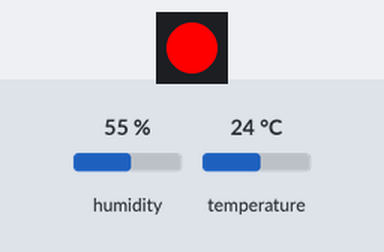
The sketch below on a simulated ESP32. On the bench: 1 RGB LEDs in strip order, left to right. Inputs (shaded band) come from the test bench; at power-on: temperature 24 °C, humidity 55 %. Dim RGB values are drawn brighter than linear; WiFi joins after 1.5 s; servers stay silent unless stated; the strip is taken to match the declared colour order; no MQTT or app messages arrive unless stated; what the sketch prints to the serial monitor is not drawn.

Above: at 2.7 s.
2.8 s: temperature set to 28 °C
At 12.0 s:
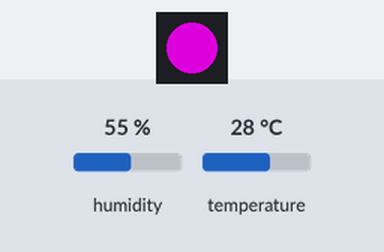
13.1 s: temperature set to 33 °C
At 22.8 s:
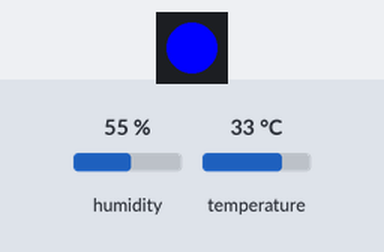
23.1 s: temperature set to 9 °C
At 32.6 s:
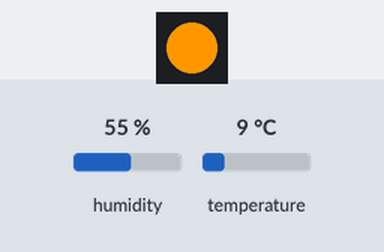
37.1 s: temperature set to 11 °C
At 42.4 s:
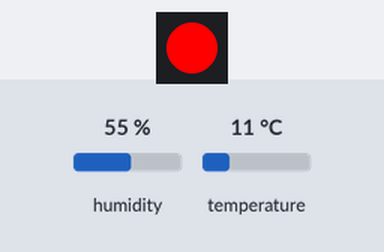
Timing chart, 0 to 43.9 s (numbered marks = the images above; inputs shaded):
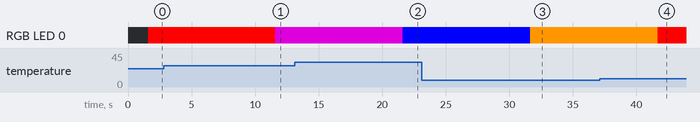

The sketch:

IoT_assignment_2.ino
```cpp
#include <WiFi.h>
#include <Adafruit_NeoPixel.h>
#include <DHT.h>
#include <ArduinoJson.h>
#include <PubSubClient.h>

// --------------------------------------------------------------------------------------------
//        UPDATE CONFIGURATION TO MATCH YOUR ENVIRONMENT
// --------------------------------------------------------------------------------------------

// Watson IoT connection details
#define MQTT_HOST "test.mosquitto.org"
#define MQTT_PORT 1883
#define MQTT_DEVICEID "esp32saru"
#define MQTT_USER "" // no need for authentication, for now
#define MQTT_TOKEN "" // no need for authentication, for now
#define MQTT_TOPIC "esp32saru/evt/status/fmt/json"
#define MQTT_TOPIC_DISPLAY "esp32saru/cmd/display/fmt/json"

// Add GPIO pins used to connect devices
#define RGB_PIN 18 // GPIO pin the data line of RGB LED is connected to
#define DHT_PIN 19 // GPIO pin the data line of the DHT sensor is connected to

// Specify DHT11 (Blue) or DHT22 (White) sensor
#define DHTTYPE DHT11
#define NEOPIXEL_TYPE NEO_RGB

// Temperatures to set LED by (assume temp in C)
#define ALARM_COLD 0.0
#define ALARM_HOT 30.0
#define WARN_COLD 10.0
#define WARN_HOT 25.0


// Add WiFi connection information
char ssid[] = "Saru"; //  your network SSID (name)
char pass[] = "12345678";  // your network password


// --------------------------------------------------------------------------------------------
//        SHOULD NOT NEED TO CHANGE ANYTHING BELOW THIS LINE
// --------------------------------------------------------------------------------------------
Adafruit_NeoPixel pixel = Adafruit_NeoPixel(1, RGB_PIN, NEOPIXEL_TYPE);
DHT dht(DHT_PIN, DHTTYPE);


// MQTT objects
void callback(char* topic, byte* payload, unsigned int length);
WiFiClient wifiClient;
PubSubClient mqtt(MQTT_HOST, MQTT_PORT, callback, wifiClient);

// variables to hold data
StaticJsonDocument<100> jsonDoc;
JsonObject payload = jsonDoc.to<JsonObject>();
JsonObject status = payload.createNestedObject("d");
static char msg[50];

float h = 0.0;
float t = 0.0;

unsigned char r = 0;
unsigned char g = 0;
unsigned char b = 0;

void callback(char* topic, byte* payload, unsigned int length) {
  // handle message arrived
  Serial.print("Message arrived [");
  Serial.print(topic);
  Serial.print("] : ");

  payload[length] = 0; // ensure valid content is zero terminated so can treat as c-string
  Serial.println((char *)payload);
}

void setup() {
 // Start serial console
  Serial.begin(115200);
  Serial.setTimeout(2000);
  while (!Serial) { }
  Serial.println();
  Serial.println("ESP8266 Sensor Application");

  // Start WiFi connection
  WiFi.mode(WIFI_STA);
  WiFi.begin(ssid, pass);
  while (WiFi.status() != WL_CONNECTED) {
    delay(500);
    Serial.print(".");
  }
  Serial.println("");
  Serial.println("WiFi Connected");

  // Start connected devices
  dht.begin();
  pixel.begin();

  // Connect to MQTT broker
  if (mqtt.connect(MQTT_DEVICEID, MQTT_USER, MQTT_TOKEN)) {
    Serial.println("MQTT Connected");
    mqtt.subscribe(MQTT_TOPIC_DISPLAY);

  } else {
    Serial.println("MQTT Failed to connect!");
    ESP.restart();
  }
}

void loop() {
  mqtt.loop();
  while (!mqtt.connected()) {
    Serial.print("Attempting MQTT connection...");
    // Attempt to connect
    if (mqtt.connect(MQTT_DEVICEID, MQTT_USER, MQTT_TOKEN)) {
      Serial.println("MQTT Connected");
      mqtt.subscribe(MQTT_TOPIC_DISPLAY);
      mqtt.loop();
    } else {
      Serial.println("MQTT Failed to connect!");
      delay(5000);
    }
  }
  h = dht.readHumidity();
  t = dht.readTemperature(); // uncomment this line for centigrade
  // t = dht.readTemperature(true); // uncomment this line for Fahrenheit

  // Check if any reads failed and exit early (to try again).
  if (isnan(h) || isnan(t)) {
    Serial.println("Failed to read from DHT sensor!");
  } else {
    // Set RGB LED Colour based on temp
uint8_t g = (t > ALARM_COLD) ? ((t <= WARN_HOT) ? 255 : ((t < ALARM_HOT) ? 150 : 0)) : 0;
uint8_t b = (t < ALARM_COLD) ? 255 : ((t < WARN_COLD) ? 150 : 0);
uint8_t r = (t >= ALARM_HOT) ? 255 : ((t > WARN_HOT) ? 150 : 0);

// Apply to NeoPixel
pixel.setPixelColor(0, g, b, r); // note: order is GBR
pixel.show();

    // Send data to Watson IoT Platform
    status["temp"] = t;
    status["humidity"] = h;
    serializeJson(jsonDoc, msg, 50);
    Serial.println(msg);
    if (!mqtt.publish(MQTT_TOPIC, msg)) {
      Serial.println("MQTT Publish failed");
    }
  }

  // Pause - but keep polling MQTT for incoming messages
  for (int i = 0; i < 10; i++) {
    mqtt.loop();
    delay(1000);
  }
}
```

Measured:
- the behaviour switches between 9 and 10 °C on temperature (found by bisection; images 3 and 4)
- after the input at 2.8 s, RGB LED 0: RGB(255, 0, 0) → RGB(150, 0, 150) after 8.8 s
- after the input at 13.1 s, RGB LED 0: RGB(150, 0, 150) → RGB(0, 0, 255) after 8.5 s
- after the input at 23.1 s, RGB LED 0: RGB(0, 0, 255) → RGB(255, 150, 0) after 8.6 s
- after the input at 37.1 s, RGB LED 0: RGB(255, 150, 0) → RGB(255, 0, 0) after 4.6 s
